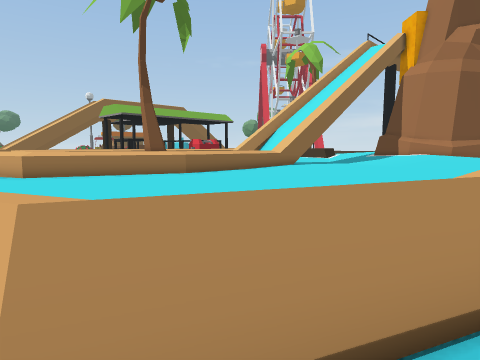
[1] (above)

24 first-person views from a walk through a Unity game level. The camera is 1.2 m above the floor, tilts 6° down and sees 75° across. The floor is counted in squares, 1 m on a side. Each view is taken from the middle of a square. On the plan, view 1 faces up. The plan holds only what a view shows up to about 13 squares ahead; the rest is blank. The place goes on beyond the plan. The player is left out.

[2]
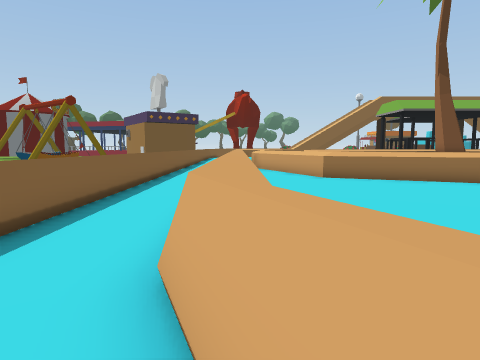

[3]
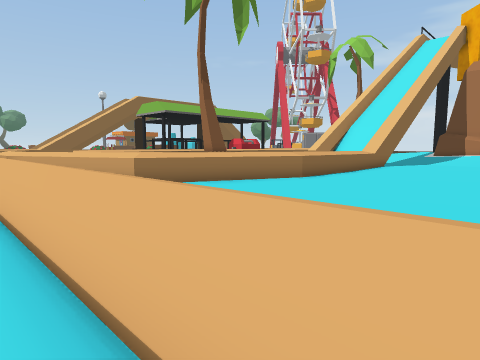

[4]
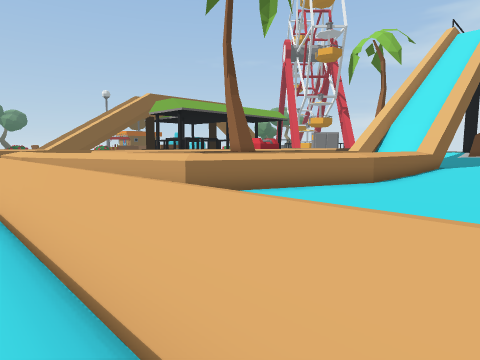

[5]
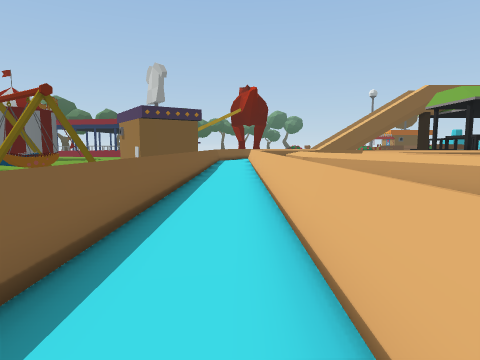

[6]
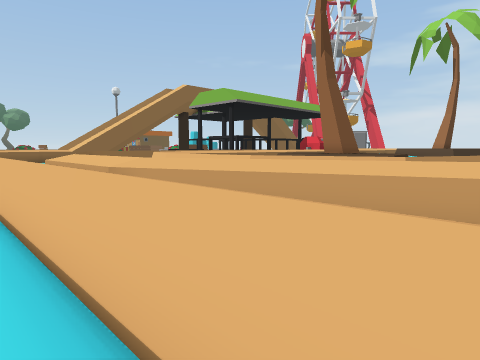

[7]
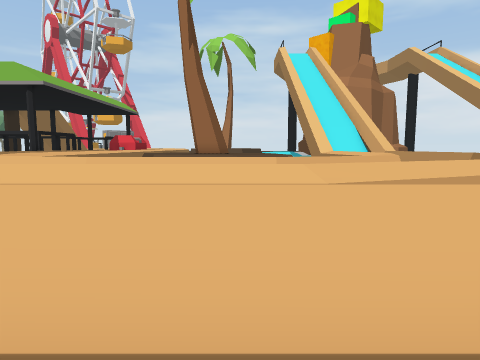

[8]
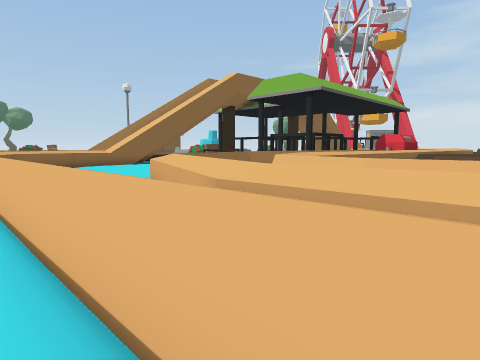

[9]
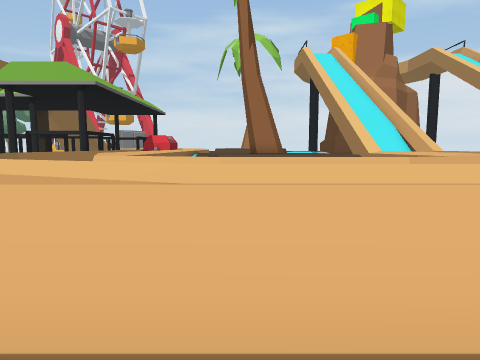

[10]
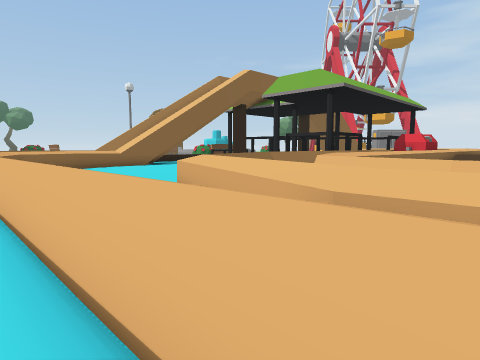

[11]
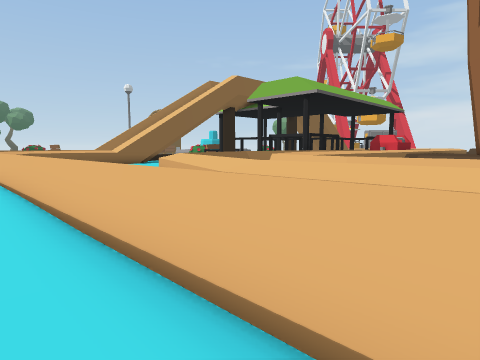

[12]
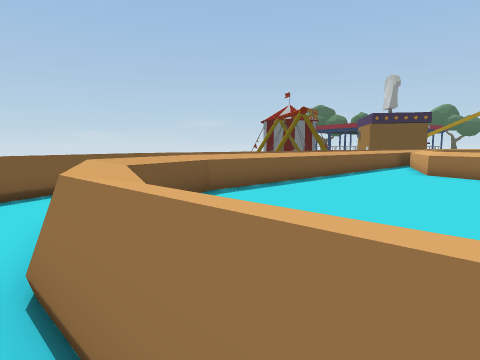

[13]
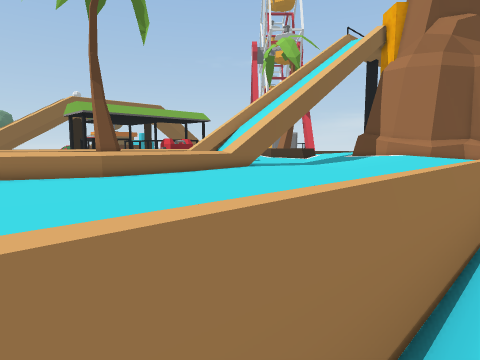

[14]
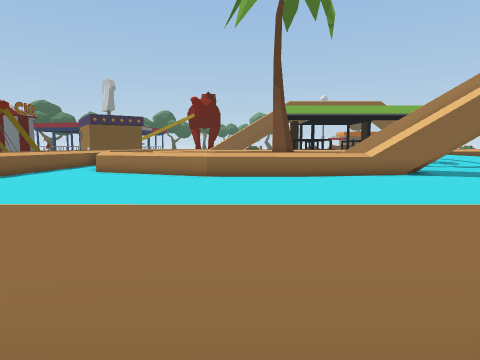

[15]
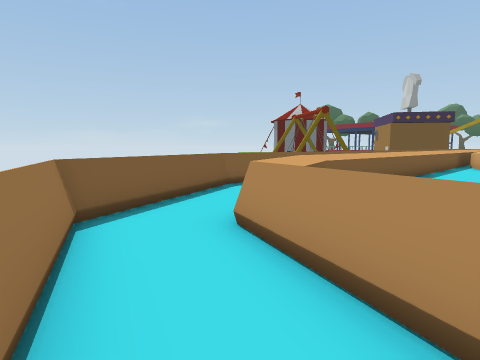

[16]
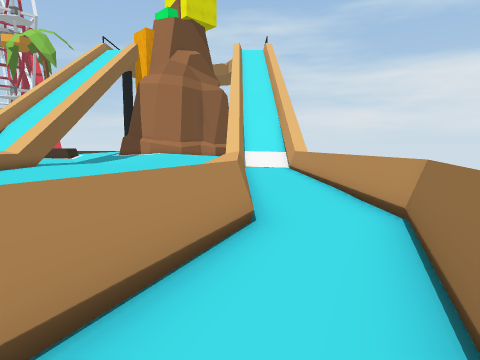

[17]
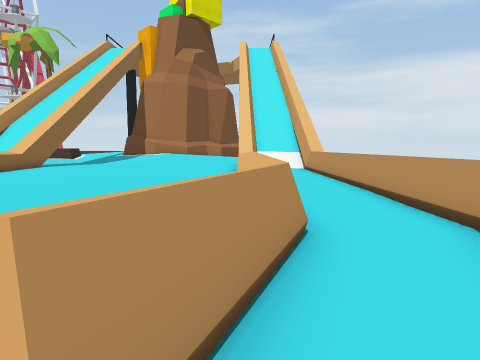

[18]
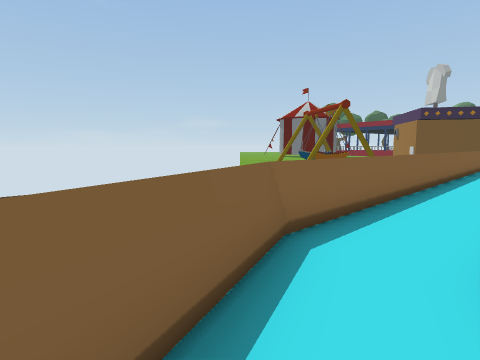

[19]
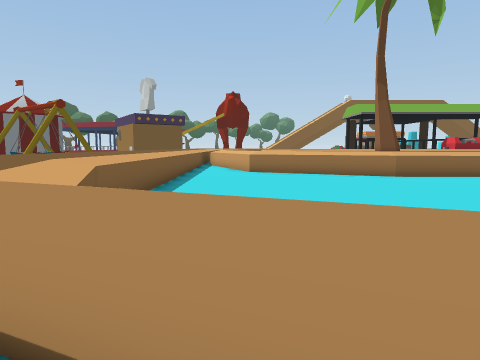

[20]
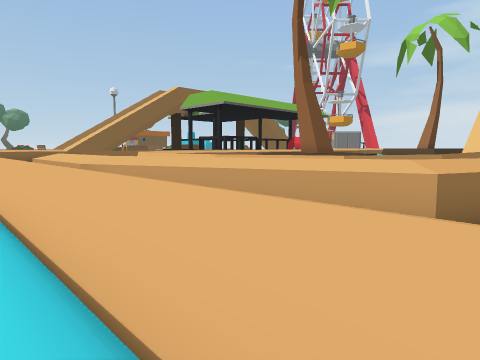

[21]
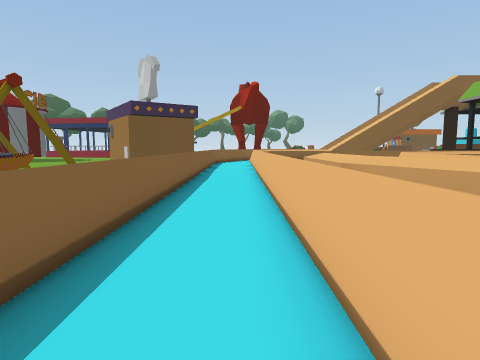

[22]
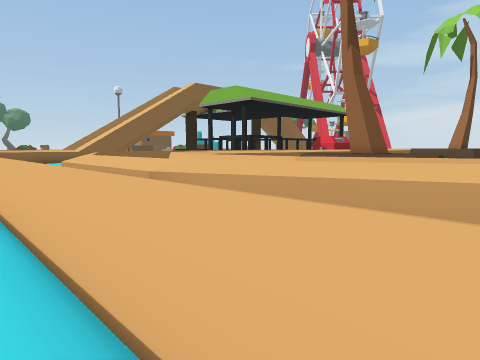

[23]
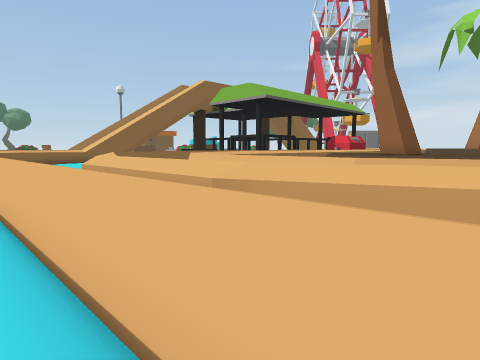

[24]
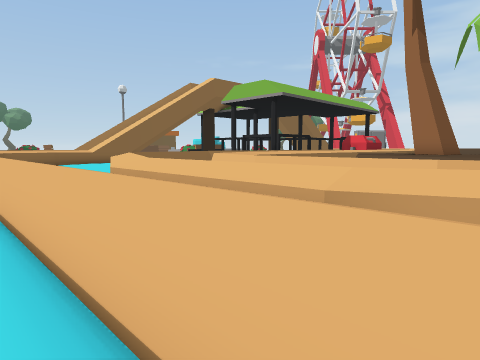

### Floor plan
Key: @ floor where view 1 was taken; # wall or solid block; . floor; = window, fence, low wall or low ledge; ^ raised ledge.
Columns run from 20 left of view 1 to 8 right of it. Each row starts with its distance up from view 1.
 30     ^
 29    ^=
 28    ^   ^^  #
 27   ^=  ^^   ^
 26 ^ ^  ^^   ^^ #
 25 ^ ^  ^    ^^###
 24  ^        #####
 23 ^^  ^      ^^##^
 22  ^= .^     ^^#^           ^
 21  ^^  ^      ^^^          ^^
 20   ^= =^          ^^     ^^^
 19 ^ ^^  ^^        ^^     ^^^^
 18 ^^=^.  ^^      ^^     ^^^^^
 17 .^^^^.  =^^  ^^^   ^^^^^^^^^
 16 ..^^^^.   =^^=    ^^^^^^^^^^
 15 ...^^^^^        ^^^^^^^^^^^^^
 14 ^...^^=^^^=   ^^^^^^^^^^^^^^^
 13  ^...^^^^^^^^^^^^^^^^^^^^^^^^
 12   ^...^^^  ^^^^^^^^^^^^^^^^^^
 11    ^...^^^^^^^^^^^^^^^^^^^^^^
 10     ^...^^^^^^^^^^^^^^^^^^^^
  9      ^...^^^^^^^^^^^^^^^^^^
  8       ^...^^^^^^^^^^^^^^^  ^^
  7        ^...^^^^^^^^^^^    ^^.
  6         ^...^^^^^^^^^    ^^..
  5          ^...^^^^^^^    ^^...
  4           ^...^^^^^    ^^...^
  3            ^...^^^^  ^^^...^^
  2             ^...=^^^^^^...^^
  1              ^.....^=....^^
  0            == ^^=...@..^^^=
 -1            ==   ^^=.=^^
 -2             ==    ^^^
 -3              ==
 -4               =

Positions as (right, up) in squares from view 1, and headings:
1: (0, 0), facing up
2: (-2, 1), facing up-left
3: (-5, 2), facing up
4: (-7, 4), facing up
5: (-8, 5), facing up-left
6: (-12, 9), facing up
7: (-17, 13), facing up-right
8: (-17, 14), facing up
9: (-19, 15), facing up-right
10: (-18, 15), facing up
11: (-17, 13), facing up
12: (5, 4), facing left
13: (3, 2), facing up
14: (8, 6), facing up-left
15: (4, 1), facing left
16: (-1, -1), facing up-right
17: (-1, 0), facing up-right
18: (-2, 0), facing left
19: (2, 1), facing up-left
20: (-11, 8), facing up
21: (-11, 8), facing up-left
22: (-13, 10), facing up
23: (-14, 11), facing up
24: (-15, 12), facing up
